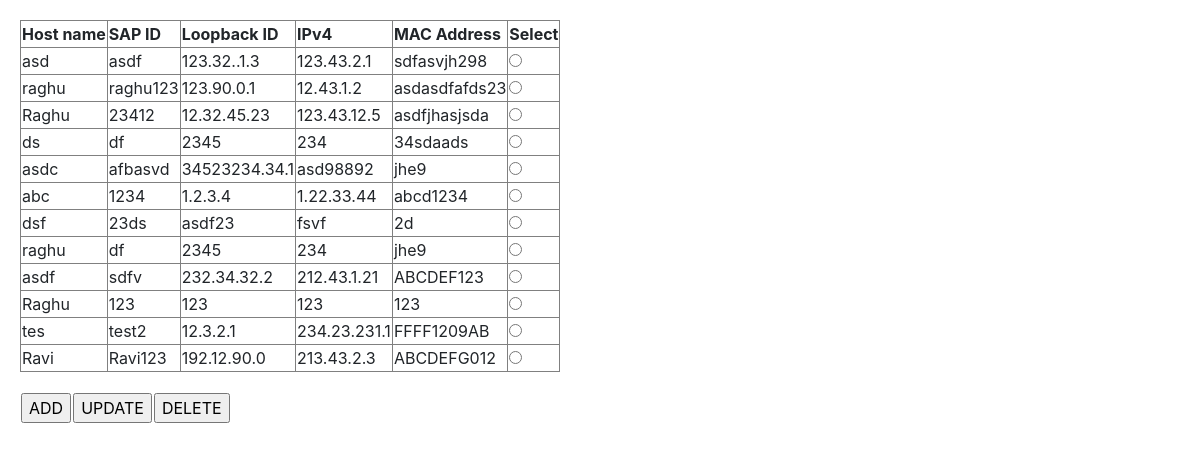
The page / on the database its author committed.
### crudapp/models.py (models this page shows)
class RouterDetails(models.Model):
    id = models.AutoField(primary_key=True)
    hostname = models.CharField(max_length=100)
    sapid = models.CharField(max_length=100)
    loopbackid = models.CharField(max_length=100)
    ipv4 = models.CharField(max_length=100)
    mac_address = models.CharField(max_length=100)
    status = models.BooleanField(default=True)

### crudapp/views.py (the view, shortened to what this page needs)
# urls.py: path('', GetRouterList.as_view()),
class GetRouterList(APIView):
    renderer_classes = [TemplateHTMLRenderer]
    template_name = 'index.html'
    def get(self, request):
        queryset = RouterDetails.objects.filter(status=True)
        return Response({'router_data': queryset})

### crudapp/templates/index.html (shortened to what this page needs)
{% extends "base.html" %}
{% load static %}
{% block content %}
            <div>
                <table border="1" align="center" style="padding: 20px; margin: 20px">
                      <tr>
                        <th>Host name</th>
                        <th>SAP ID</th>
                        <th>Loopback ID</th>
                        <th>IPv4</th>
                        <th>MAC Address</th>
                        <th>Select</th>
                      </tr>
                        {% for each in router_data %}
                        <tr>
                            <td>{{ each.hostname }}</td>
                          <td>{{ each.sapid }}</td>
                          <td>{{ each.loopbackid }}</td>
                          <td>{{ each.ipv4 }}</td>
                          <td>{{ each.mac_address }}</td>
                          <td><input type="radio" name="router_detail" value="{{ each.id}}"></td>
                      </tr>
                      {% endfor %}
                </table>
                <table align="center" style="padding: 20px; margin: 20px; aling: center">
                <tr>
                    <td>
                        <input type="button" value="ADD" onclick="addRecord()" />
                    </td>
                    <td>
                        <input type="button" value="UPDATE" onclick="updateRecord()" />
                    </td>
                    <td>
                        <input type="button" value="DELETE" onclick="deleteRecord()" >
                    </td>
                  </tr>
                </table>
              </div>
{% endblock %}

### crudapp/templates/base.html (shortened to what this page needs)
<!DOCTYPE html>
<html>
    <head>
    <link rel="stylesheet" href="https://maxcdn.bootstrapcdn.com/bootstrap/4.0.0/css/bootstrap.min.css">
    </head>
    <body>
        {% block content %}
        {% endblock %}
    </body>
</html>

### rows shown on the page
RouterDetails: hostname "asd", sapid "asdf", loopbackid "123.32..1.3", ipv4 "123.43.2.1", mac_address "sdfasvjh298"
RouterDetails: hostname "raghu", sapid "raghu123", loopbackid "123.90.0.1", ipv4 "12.43.1.2", mac_address "asdasdfafds23"
RouterDetails: hostname "Raghu", sapid "23412", loopbackid "12.32.45.23", ipv4 "123.43.12.5", mac_address "asdfjhasjsda"
RouterDetails: hostname "ds", sapid "df", loopbackid "2345", ipv4 "234", mac_address "34sdaads"
RouterDetails: hostname "asdc", sapid "afbasvd", loopbackid "34523234.34.1", ipv4 "asd98892", mac_address "jhe9"
RouterDetails: hostname "abc", sapid "1234", loopbackid "1.2.3.4", ipv4 "1.22.33.44", mac_address "abcd1234"
RouterDetails: hostname "dsf", sapid "23ds", loopbackid "asdf23", ipv4 "fsvf", mac_address "2d"
RouterDetails: hostname "raghu", sapid "df", loopbackid "2345", ipv4 "234", mac_address "jhe9"
RouterDetails: hostname "asdf", sapid "sdfv", loopbackid "232.34.32.2", ipv4 "212.43.1.21", mac_address "ABCDEF123"
RouterDetails: hostname "Raghu", sapid "123", loopbackid "123", ipv4 "123", mac_address "123"
RouterDetails: hostname "tes", sapid "test2", loopbackid "12.3.2.1", ipv4 "234.23.231.1", mac_address "FFFF1209AB"
RouterDetails: hostname "Ravi", sapid "Ravi123", loopbackid "192.12.90.0", ipv4 "213.43.2.3", mac_address "ABCDEFG012"
